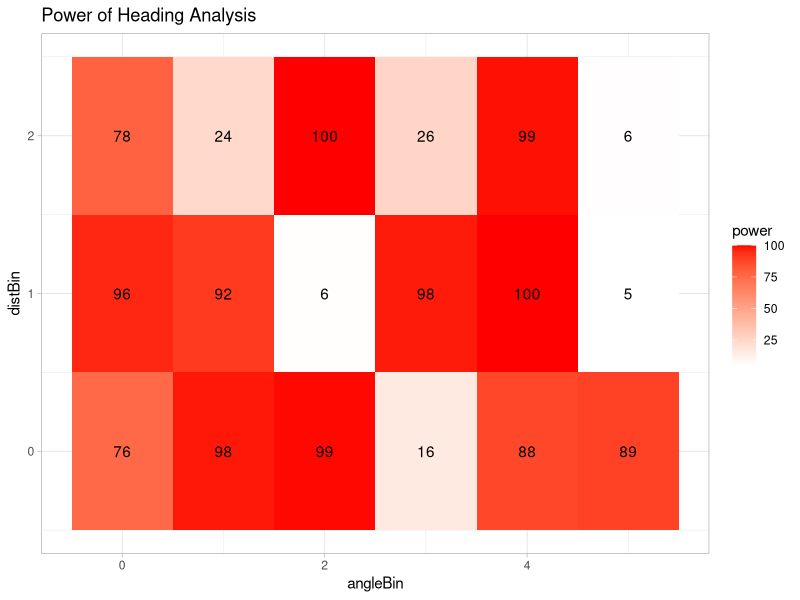
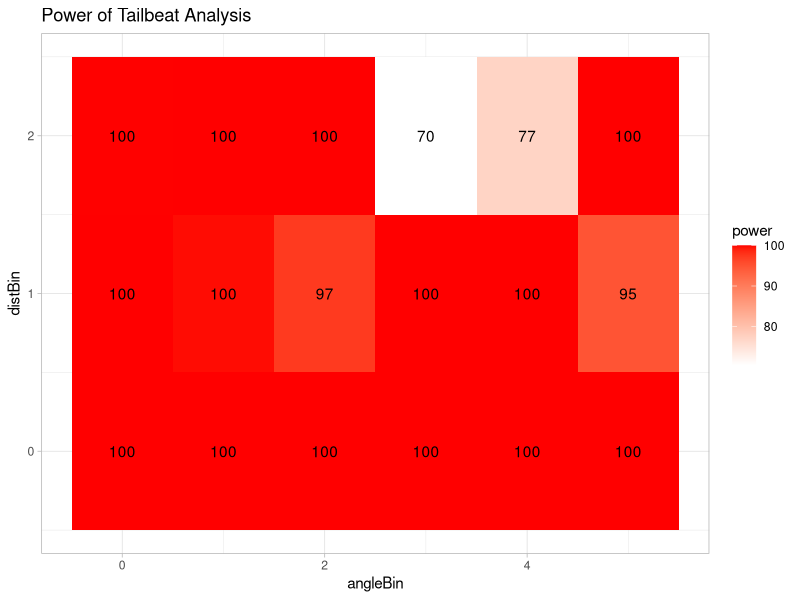

Source code (R) for these figures, in order: (Note: this script raises an error after producing the figures.)
library(ggplot2)
library(tidyverse)
library(pwr)

power_data <- read.csv("r_power_data_mean.csv")

power_data_close <- power_data %>% filter(distBin < 3 & angleBin != 6)

power_data_close_flow <- power_data_close %>% filter(cond == "F2")
power_data_close_no_flow <- power_data_close %>% filter(cond == "F0")

var(power_data_close$heading)
var(power_data_close$coord)

power_data_summary <- power_data_close %>% group_by(cond,distBin,angleBin) %>%
                                           summarise(headingSD = sd(heading), headingMean = mean(heading),
                                                     coordSD = sd(coord), coordMean = mean(coord),
                                                     headingVar = var(heading), coordVar = var(coord))

#Heading First

eHead <- abs(mean(power_data_close_flow$heading) - mean(power_data_close_no_flow$heading)) / var(power_data_close$heading)
n1Head <- length(power_data_close_flow$cond)
n2Head <- length(power_data_close_no_flow$cond)

pwr.t2n.test(n1 = as.integer(n1Head), n2 = as.integer(n2Head), d = eHead, sig.level = 0.05)


#Coord next

eCord <- abs(mean(power_data_close_flow$coord) - mean(power_data_close_no_flow$coord)) / var(power_data_close$coord)
n1Cord <- length(power_data_close_flow$cond)
n2Cord <- length(power_data_close_no_flow$cond)

pwr.t2n.test(n1 = as.integer(n1Cord), n2 = as.integer(n2Cord), d = eCord, sig.level = 0.05)


#Anova??

power_data_close$angleBin <- as.factor(power_data_close$angleBin)
power_data_close$distBin <- as.factor(power_data_close$distBin)

headingAOV <- aov(heading ~ cond:angleBin:distBin, data = power_data_close)
summary(headingAOV)
TukeyHSD(headingAOV)

##Changing them for lots of separate power tests per square

power_data_close_flow <- power_data_close_flow %>% 
                          select(-c(angleBinSize,distBinSize)) %>%
                          pivot_longer(!c(cond,distBin,angleBin), names_to = "data_type", values_to = "value")


power_data_close_flow_sum <- power_data_close_flow %>% 
                              group_by(cond,distBin,angleBin,data_type) %>%
                              summarise(sd = sd(value), mean = mean(value), n = length(value))

power_data_close_no_flow <- power_data_close_no_flow %>% 
                              select(-c(angleBinSize,distBinSize)) %>%
                              pivot_longer(!c(cond,distBin,angleBin), names_to = "data_type", values_to = "value")

power_data_close_no_flow_sum <- power_data_close_no_flow %>% 
                                  group_by(cond,distBin,angleBin,data_type) %>%
                                  summarise(sd = sd(value), mean = mean(value), n = length(value))

#Now join them
joined_df <- left_join(power_data_close_flow_sum,
                       power_data_close_no_flow_sum, 
                       by = c("distBin","angleBin","data_type"),
                       suffix = c("_F2", "_F0"))

#Now get one that matches for the var total

power_data_close_reshape <- power_data_close %>% 
                              select(-c(angleBinSize,distBinSize)) %>%
                              pivot_longer(!c(cond,distBin,angleBin), names_to = "data_type", values_to = "value")

power_data_close_reshape_sum <- power_data_close_reshape %>% 
                                  group_by(distBin,angleBin,data_type) %>%
                                  summarise(var = var(value))

power_data_close_reshape_sum$distBin <- as.numeric(power_data_close_reshape_sum$distBin)-1
power_data_close_reshape_sum$angleBin <- as.numeric(power_data_close_reshape_sum$angleBin)-1

#Now join that to get overall var for each box
joined_df <- left_join(joined_df,
                       power_data_close_reshape_sum, 
                       by = c("distBin","angleBin","data_type"))

#Okay so now calculate the power for each bin

joined_df_final <- joined_df %>%
                    mutate(n_F2 = as.integer(n_F2), n_F0 = as.integer(n_F0)) %>%
                    mutate(e = abs(mean_F2 - mean_F0)/var) %>%
                    mutate(power = 100*pwr.t2n.test(n1 = n_F2, n2 = n_F0, d = e, sig.level = 0.05)$power)

ggplot(joined_df_final %>% filter(data_type=="heading"), aes(angleBin, distBin, fill= power)) + 
  geom_tile()+
  ggtitle("Power of Heading Analysis")+
  geom_text(aes(label = round(power,0))) +
  scale_fill_gradient(low = "white", high = "red")+
  theme_light()

ggplot(joined_df_final %>% filter(data_type=="coord"), aes(angleBin, distBin, fill= power)) + 
  geom_tile()+
  ggtitle("Power of Tailbeat Analysis")+
  geom_text(aes(label = round(power,0))) +
  scale_fill_gradient(low = "white", high = "red")+
  theme_light()

#Okay so basically in every place there is more than enough power

#Actually there is not when I normalize for framerate :(

model <- aov(coord ~ distBin*angleBin*cond, data = power_data)
summary(model)


#Alright I'm going to try summarizing using paired t tests for each bin
# wish me luck 

t_test_sum <- power_data_close_reshape %>% group_by(data_type,distBin,angleBin) %>%
                                           summarise(funs(t.test(.[cond == "F2"], .[cond == "F0"], paired = TRUE)$p.value))

power_data_close_reshape %>%
  summarise_each(funs(t.test(.[cond == "F0"], .[cond == "F2"])$p.value), vars = data_type:distBin:angleBin)

t.test(power_data_close_reshape$value ~ power_data_close_reshape$cond)

#Sending to avalon
write.csv(power_data_close_reshape,"Ben_Fish_Data.csv")

glm(value ~ cond+distBin+angleBin, data = power_data_close_reshape%>%filter(data_type=="coord"))
